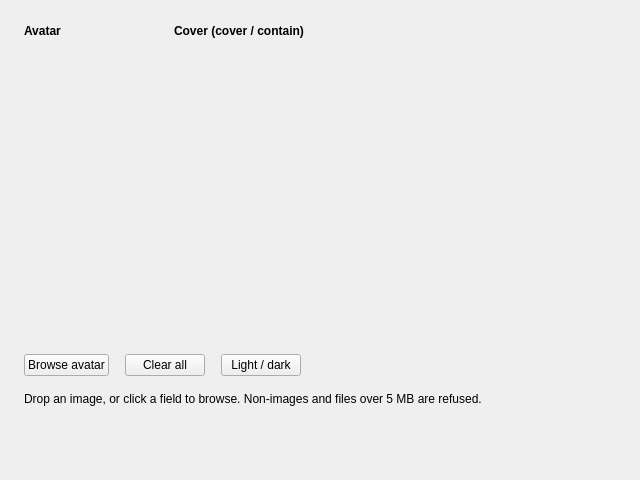
<?xml version='1.0' encoding='utf-8'?>
<ui version="4.0">
 <class>MainWindow</class>
 <widget class="QMainWindow" name="MainWindow">
  <property name="geometry">
   <rect>
    <x>0</x>
    <y>0</y>
    <width>640</width>
    <height>480</height>
   </rect>
  </property>
  <property name="windowTitle">
   <string>QCustomImagePicker</string>
  </property>
  <widget class="QWidget" name="centralwidget">
   <layout class="QVBoxLayout" name="verticalLayout">
    <property name="spacing">
     <number>16</number>
    </property>
    <property name="leftMargin">
     <number>24</number>
    </property>
    <property name="topMargin">
     <number>24</number>
    </property>
    <property name="rightMargin">
     <number>24</number>
    </property>
    <property name="bottomMargin">
     <number>24</number>
    </property>
    <item>
     <layout class="QHBoxLayout" name="topRow" stretch="0,1">
      <property name="spacing">
       <number>20</number>
      </property>
      <item>
       <layout class="QVBoxLayout" name="avatarBox">
        <item>
         <widget class="QLabel" name="avatarHeading">
          <property name="font">
           <font>
            <bold>true</bold>
           </font>
          </property>
          <property name="text">
           <string>Avatar</string>
          </property>
         </widget>
        </item>
        <item>
         <widget class="QCustomImagePicker" name="avatarPicker">
          <property name="minimumSize">
           <size>
            <width>130</width>
            <height>130</height>
           </size>
          </property>
          <property name="maximumSize">
           <size>
            <width>130</width>
            <height>130</height>
           </size>
          </property>
          <property name="placeholderText" stdset="0">
           <string>Drop a photo</string>
          </property>
          <property name="shape" stdset="0">
           <string>circle</string>
          </property>
         </widget>
        </item>
        <item>
         <spacer name="avatarSpacer">
          <property name="orientation">
           <enum>Qt::Vertical</enum>
          </property>
          <property name="sizeHint" stdset="0">
           <size>
            <width>20</width>
            <height>40</height>
           </size>
          </property>
         </spacer>
        </item>
       </layout>
      </item>
      <item>
       <layout class="QVBoxLayout" name="coverBox">
        <item>
         <widget class="QLabel" name="coverHeading">
          <property name="font">
           <font>
            <bold>true</bold>
           </font>
          </property>
          <property name="text">
           <string>Cover (cover / contain)</string>
          </property>
         </widget>
        </item>
        <item>
         <widget class="QCustomImagePicker" name="coverPicker">
          <property name="minimumSize">
           <size>
            <width>0</width>
            <height>130</height>
           </size>
          </property>
          <property name="placeholderText" stdset="0">
           <string>Drop a wide image</string>
          </property>
         </widget>
        </item>
        <item>
         <widget class="QCustomImagePicker" name="containPicker">
          <property name="minimumSize">
           <size>
            <width>0</width>
            <height>130</height>
           </size>
          </property>
          <property name="placeholderText" stdset="0">
           <string>same image, contain</string>
          </property>
          <property name="fitMode" stdset="0">
           <string>contain</string>
          </property>
         </widget>
        </item>
       </layout>
      </item>
     </layout>
    </item>
    <item>
     <layout class="QHBoxLayout" name="controlsRow">
      <item>
       <widget class="QPushButton" name="browseButton">
        <property name="text">
         <string>Browse avatar</string>
        </property>
       </widget>
      </item>
      <item>
       <widget class="QPushButton" name="clearButton">
        <property name="text">
         <string>Clear all</string>
        </property>
       </widget>
      </item>
      <item>
       <widget class="QPushButton" name="themeButton">
        <property name="text">
         <string>Light / dark</string>
        </property>
       </widget>
      </item>
      <item>
       <spacer name="controlsSpacer">
        <property name="orientation">
         <enum>Qt::Horizontal</enum>
        </property>
        <property name="sizeHint" stdset="0">
         <size>
          <width>40</width>
          <height>20</height>
         </size>
        </property>
       </spacer>
      </item>
     </layout>
    </item>
    <item>
     <widget class="QLabel" name="statusLabel">
      <property name="text">
       <string>Drop an image, or click a field to browse. Non-images and files over 5 MB are refused.</string>
      </property>
     </widget>
    </item>
    <item>
     <spacer name="verticalSpacer">
      <property name="orientation">
       <enum>Qt::Vertical</enum>
      </property>
      <property name="sizeHint" stdset="0">
       <size>
        <width>20</width>
        <height>40</height>
       </size>
      </property>
     </spacer>
    </item>
   </layout>
  </widget>
 </widget>
 <customwidgets>
  <customwidget>
   <class>QCustomImagePicker</class>
   <extends>QWidget</extends>
   <header location="global">Custom_Widgets.QCustomImagePicker.h</header>
  </customwidget>
 <customwidget><class>QPushButton</class><extends>QPushButton</extends><header location="global">Custom_Widgets.Theme.h</header><container>1</container></customwidget><customwidget><class>QLabel</class><extends>QLabel</extends><header location="global">Custom_Widgets.Theme.h</header><container>1</container></customwidget></customwidgets>
 <connections />
</ui>
